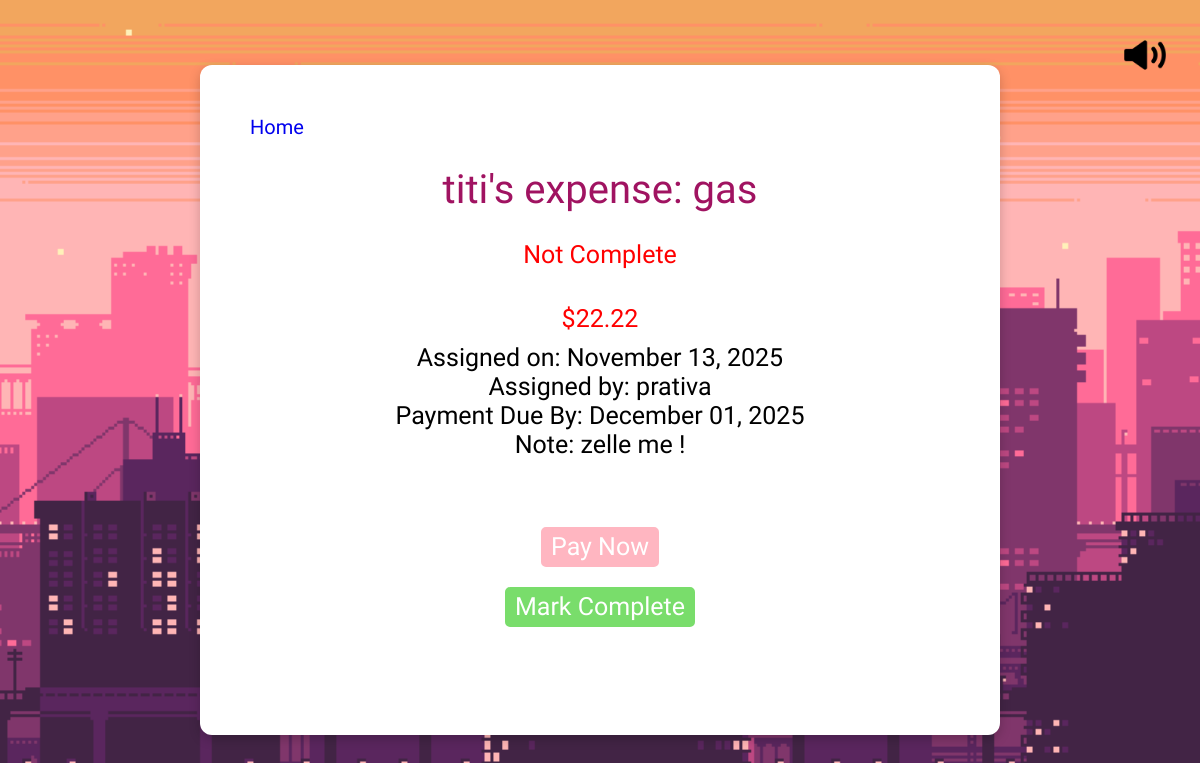
Page /expense_view/2/1 on the committed database.
### app.py (models this page shows, shortened)
class User(db.Model):
    id = db.Column(db.Integer, primary_key= True)
    name = db.Column(db.String(20))
    created_on = db.Column(db.DateTime, default=datetime.now(timezone.utc))
    expenses = db.relationship('Expense', secondary=expense_assignments, backref='assigned_users')

class Expense(db.Model):
    id = db.Column(db.Integer, primary_key= True)
    title = db.Column(db.String(20))
    cost = db.Column(db.Numeric(10, 2), nullable=False)
    assigned_on = db.Column(db.DateTime, default=datetime.now(timezone.utc))
    assigned_by_id = db.Column(db.Integer, db.ForeignKey('user.id'))
    creator = db.relationship('User', backref='created_expenses')
    due_by = db.Column(db.DateTime)
    note = db.Column(db.String(200))
    completed = db.Column(db.Integer, default=0) #1= true/complete, 0=false/incomplete

### app.py (the view)
@app.route("/expense_view/<int:user_id>/<int:expense_id>")
def expense_view(user_id:int, expense_id:int):
    user = User.query.get_or_404(user_id)
    expense = Expense.query.get_or_404(expense_id)
    try:
        return render_template("expense_view.html", user=user, expense=expense)
    except Exception as e:
        print(f"Error: {e}")
        return f"ERROR: {e}"

### templates/expense_view.html (shortened to what this page needs)
{% extends "base.html"%}
{% block body %}
<div class="expense_view">
    <div class="home">
            <a href="/"> Home </a>
        </div>
    <div class="expense_body">
        <h1 class="expense_intro"> {{user.name}}'s expense: {{expense.title}} </h1>
        {% if expense.completed == 0 %}
           <p class="incomplete"> Not Complete <p>
            <div class="cost_text">
                ${{expense.cost}}
            </div>
        {%else%}
            <p class = "complete" style="color: rgba(6, 178, 37, 1)"> Complete <p>
            <div class="cost_text" style="color: rgba(6, 178, 37, 1)">
                ${{expense.cost}}
            </div>
        {%endif%}
        Assigned on: {{expense.assigned_on.strftime('%B %d, %Y')}}
        <br>
        Assigned by: {{ expense.creator.name}}
        <br>
        Payment Due By: {{expense.due_by.strftime('%B %d, %Y')}}
        <br>
        {%if expense.note%}
            Note: {{expense.note}}
        {%endif%}
    </div>
    <br>
    {% if expense.completed == 0%}
        <div class="expense_btns">
            <input type="button" id="btn_pay" value="Pay Now">
            <br>
            <form action="/complete/{{user.id}}/{{expense.id}}" method = "POST">
                <input type="submit" id="btn_complete" value="Mark Complete">
            </form>
        </div>
    {% endif %}
    </div>
{% endblock %}

### static/style.css (style rules this page uses)
body { background-image: url("/static/images/pinkg.gif"); background-size: cover; background-repeat: no-repeat; background-position: center; display: flex; min-height: 100vh; margin: 0; justify-content: center; align-items: center; }
a { text-decoration: none; }
::placeholder { font-family: "Jersey 20", sans-serif; font-size: 18px; }
.home { font-size: 20px; font-family: "Jersey 20", sans-serif; }
.home_content, .dashboard_content, .expense_view, .add_expense_view, .edit_content, .my_expenses { background-color: white; padding: 50px; border-radius: 12px; box-shadow: 0 4px 12px rgba(0, 0, 0, 0.2); width: 80%; margin-top: 0px; height: 570px; max-width: 700px; }
.welcome, .dashboard_welcome, .expense_intro, .add_expense_title, .edit_title { font-size: 40px; font-family: "Jersey 20", sans-serif; font-weight: 350; color: rgb(160, 19, 97); }
.expense_body { justify-content: center; align-items: center; text-align: center; font-family: "Jersey 20", sans-serif; font-weight: 400; font-style: normal; font-size: 25px; }
.incomplete { color: red; }
.cost_text { color: red; margin-top: 20px; padding: 10px; }
#btn_pay { border: 4px solid #ffb6c1; border-radius: 5px; background-color: #ffb6c1; font-size: 16px; color: white; margin-bottom: 20px; margin-top: 50px; font-family: "Jersey 20", sans-serif; font-size: 25px; width: auto; height: 40px; }
#btn_complete { border: 4px solid #79dd6b; border-radius: 5px; background-color: #79dd6b; font-size: 16px; color: white; margin-bottom: 20px; font-family: "Jersey 20", sans-serif; font-size: 25px; width: auto; height: 40px; }
.expense_btns { text-align: center; }

### rows in the picture
User: name "titi"
Expense: title "gas", cost "22.22", assigned_on "November 13, 2025", due_by "December 01, 2025", note "zelle me !"
User: creator.name "prativa"
